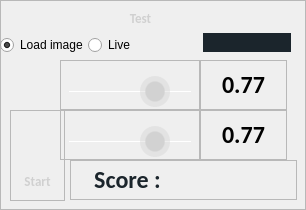
                        <widget class="QFrame" name="frame_29">
                         <property name="frameShape">
                          <enum>QFrame::StyledPanel</enum>
                         </property>
                         <property name="frameShadow">
                          <enum>QFrame::Raised</enum>
                         </property>
                         <widget class="QLabel" name="label_25">
                          <property name="geometry">
                           <rect>
                            <x>40</x>
                            <y>10</y>
                            <width>201</width>
                            <height>16</height>
                           </rect>
                          </property>
                          <property name="minimumSize">
                           <size>
                            <width>0</width>
                            <height>16</height>
                           </size>
                          </property>
                          <property name="maximumSize">
                           <size>
                            <width>16777215</width>
                            <height>16</height>
                           </size>
                          </property>
                          <property name="font">
                           <font>
                            <family>Calibri</family>
                            <pointsize>10</pointsize>
                            <weight>75</weight>
                            <bold>true</bold>
                           </font>
                          </property>
                          <property name="styleSheet">
                           <string notr="true">color: rgb(208, 208, 208);
border-radius: none;
border-top: 20px;</string>
                          </property>
                          <property name="text">
                           <string>Test</string>
                          </property>
                          <property name="alignment">
                           <set>Qt::AlignCenter</set>
                          </property>
                         </widget>
                         <widget class="QWidget" name="widget_27" native="true">
                          <property name="geometry">
                           <rect>
                            <x>0</x>
                            <y>30</y>
                            <width>151</width>
                            <height>30</height>
                           </rect>
                          </property>
                          <property name="minimumSize">
                           <size>
                            <width>0</width>
                            <height>30</height>
                           </size>
                          </property>
                          <property name="maximumSize">
                           <size>
                            <width>278</width>
                            <height>30</height>
                           </size>
                          </property>
                          <property name="styleSheet">
                           <string notr="true"/>
                          </property>
                          <layout class="QHBoxLayout" name="horizontalLayout_33">
                           <property name="spacing">
                            <number>0</number>
                           </property>
                           <property name="leftMargin">
                            <number>0</number>
                           </property>
                           <property name="topMargin">
                            <number>0</number>
                           </property>
                           <property name="rightMargin">
                            <number>0</number>
                           </property>
                           <property name="bottomMargin">
                            <number>0</number>
                           </property>
                           <item alignment="Qt::AlignHCenter">
                            <widget class="QRadioButton" name="heatmap_expert_2">
                             <property name="enabled">
                              <bool>true</bool>
                             </property>
                             <property name="minimumSize">
                              <size>
                               <width>62</width>
                               <height>0</height>
                              </size>
                             </property>
                             <property name="text">
                              <string>Load image</string>
                             </property>
                             <property name="checked">
                              <bool>true</bool>
                             </property>
                            </widget>
                           </item>
                           <item>
                            <widget class="QRadioButton" name="mask_expert_2">
                             <property name="minimumSize">
                              <size>
                               <width>62</width>
                               <height>0</height>
                              </size>
                             </property>
                             <property name="maximumSize">
                              <size>
                               <width>16777215</width>
                               <height>16777215</height>
                              </size>
                             </property>
                             <property name="text">
                              <string>Live</string>
                             </property>
                            </widget>
                           </item>
                          </layout>
                         </widget>
                         <widget class="QFrame" name="frame_38">
                          <property name="geometry">
                           <rect>
                            <x>130</x>
                            <y>30</y>
                            <width>161</width>
                            <height>34</height>
                           </rect>
                          </property>
                          <property name="maximumSize">
                           <size>
                            <width>16777215</width>
                            <height>34</height>
                           </size>
                          </property>
                          <property name="styleSheet">
                           <string notr="true">border-radius: 10px;</string>
                          </property>
                          <property name="frameShape">
                           <enum>QFrame::StyledPanel</enum>
                          </property>
                          <property name="frameShadow">
                           <enum>QFrame::Raised</enum>
                          </property>
                          <layout class="QHBoxLayout" name="horizontalLayout_34">
                           <property name="spacing">
                            <number>0</number>
                           </property>
                           <property name="leftMargin">
                            <number>0</number>
                           </property>
                           <property name="topMargin">
                            <number>0</number>
                           </property>
                           <property name="rightMargin">
                            <number>0</number>
                           </property>
                           <property name="bottomMargin">
                            <number>9</number>
                           </property>
                           <item>
                            <widget class="QToolButton" name="bouton_parcourir_3">
                             <property name="minimumSize">
                              <size>
                               <width>0</width>
                               <height>0</height>
                              </size>
                             </property>
                             <property name="maximumSize">
                              <size>
                               <width>16777215</width>
                               <height>16777215</height>
                              </size>
                             </property>
                             <property name="styleSheet">
                              <string notr="true">background-repeat: no-repeat;
background-position: center;

border-radius: 20px;</string>
                             </property>
                             <property name="text">
                              <string/>
                             </property>
                             <property name="icon">
                              <iconset>
                               <normaloff>../MonProjet/images/folder.png</normaloff>../MonProjet/images/folder.png</iconset>
                             </property>
                             <property name="iconSize">
                              <size>
                               <width>70</width>
                               <height>70</height>
                              </size>
                             </property>
                            </widget>
                           </item>
                           <item>
                            <widget class="QLineEdit" name="txt_box_3">
                             <property name="maximumSize">
                              <size>
                               <width>208</width>
                               <height>16777215</height>
                              </size>
                             </property>
                             <property name="font">
                              <font>
                               <family>Calibri</family>
                               <pointsize>10</pointsize>
                               <weight>75</weight>
                               <bold>true</bold>
                              </font>
                             </property>
                             <property name="styleSheet">
                              <string notr="true">background-color: rgb(27, 37, 44);
color: rgb(208, 208, 208);
selection-background-color: rgba(16,25,30,255);
border-radius: 10px;</string>
                             </property>
                             <property name="text">
                              <string/>
                             </property>
                            </widget>
                           </item>
                          </layout>
                         </widget>
                         <widget class="QFrame" name="frame_39">
                          <property name="geometry">
                           <rect>
                            <x>10</x>
                            <y>110</y>
                            <width>55</width>
                            <height>91</height>
                           </rect>
                          </property>
                          <property name="frameShape">
                           <enum>QFrame::StyledPanel</enum>
                          </property>
                          <property name="frameShadow">
                           <enum>QFrame::Raised</enum>
                          </property>
                          <layout class="QGridLayout" name="gridLayout_17">
                           <property name="leftMargin">
                            <number>0</number>
                           </property>
                           <property name="topMargin">
                            <number>9</number>
                           </property>
                           <property name="rightMargin">
                            <number>0</number>
                           </property>
                           <property name="bottomMargin">
                            <number>18</number>
                           </property>
                           <property name="spacing">
                            <number>0</number>
                           </property>
                           <item row="1" column="0">
                            <widget class="QLabel" name="label_27">
                             <property name="minimumSize">
                              <size>
                               <width>0</width>
                               <height>15</height>
                              </size>
                             </property>
                             <property name="maximumSize">
                              <size>
                               <width>16777215</width>
                               <height>0</height>
                              </size>
                             </property>
                             <property name="font">
                              <font>
                               <family>Calibri</family>
                               <pointsize>10</pointsize>
                               <weight>75</weight>
                               <bold>true</bold>
                              </font>
                             </property>
                             <property name="styleSheet">
                              <string notr="true">color: rgb(208, 208, 208);</string>
                             </property>
                             <property name="text">
                              <string>Start</string>
                             </property>
                             <property name="alignment">
                              <set>Qt::AlignCenter</set>
                             </property>
                            </widget>
                           </item>
                           <item row="0" column="0">
                            <widget class="QToolButton" name="button_frame_5">
                             <property name="minimumSize">
                              <size>
                               <width>55</width>
                               <height>55</height>
                              </size>
                             </property>
                             <property name="maximumSize">
                              <size>
                               <width>55</width>
                               <height>55</height>
                              </size>
                             </property>
                             <property name="styleSheet">
                              <string notr="true">border-radius: 19px; 
background-color: None;
background-repeat: no-repeat; 
background-position: center;</string>
                             </property>
                             <property name="text">
                              <string/>
                             </property>
                             <property name="icon">
                              <iconset>
                               <normaloff>images/button_start_stop.png</normaloff>images/button_start_stop.png</iconset>
                             </property>
                             <property name="iconSize">
                              <size>
                               <width>90</width>
                               <height>90</height>
                              </size>
                             </property>
                             <property name="checkable">
                              <bool>false</bool>
                             </property>
                             <property name="autoRepeat">
                              <bool>false</bool>
                             </property>
                             <property name="autoExclusive">
                              <bool>false</bool>
                             </property>
                            </widget>
                           </item>
                          </layout>
                         </widget>
                         <widget class="QWidget" name="widget_28" native="true">
                          <property name="geometry">
                           <rect>
                            <x>60</x>
                            <y>60</y>
                            <width>227</width>
                            <height>50</height>
                           </rect>
                          </property>
                          <property name="maximumSize">
                           <size>
                            <width>16777215</width>
                            <height>50</height>
                           </size>
                          </property>
                          <layout class="QHBoxLayout" name="horizontalLayout_35">
                           <property name="spacing">
                            <number>0</number>
                           </property>
                           <property name="leftMargin">
                            <number>0</number>
                           </property>
                           <property name="topMargin">
                            <number>0</number>
                           </property>
                           <property name="rightMargin">
                            <number>0</number>
                           </property>
                           <property name="bottomMargin">
                            <number>0</number>
                           </property>
                           <item>
                            <widget class="QFrame" name="frame_40">
                             <property name="minimumSize">
                              <size>
                               <width>140</width>
                               <height>0</height>
                              </size>
                             </property>
                             <property name="maximumSize">
                              <size>
                               <width>140</width>
                               <height>16777215</height>
                              </size>
                             </property>
                             <property name="frameShape">
                              <enum>QFrame::StyledPanel</enum>
                             </property>
                             <property name="frameShadow">
                              <enum>QFrame::Raised</enum>
                             </property>
                             <layout class="QVBoxLayout" name="verticalLayout_28">
                              <property name="spacing">
                               <number>0</number>
                              </property>
                              <property name="leftMargin">
                               <number>0</number>
                              </property>
                              <property name="topMargin">
                               <number>0</number>
                              </property>
                              <property name="rightMargin">
                               <number>0</number>
                              </property>
                              <property name="bottomMargin">
                               <number>0</number>
                              </property>
                              <item alignment="Qt::AlignHCenter">
                               <widget class="QSlider" name="cursor_mask_2">
                                <property name="minimumSize">
                                 <size>
                                  <width>122</width>
                                  <height>60</height>
                                 </size>
                                </property>
                                <property name="styleSheet">
                                 <string notr="true">QSlider:horizontal {
    min-height: 60px;
}
QSlider::groove:horizontal {
    height: 1px;
    background: white; 
}
QSlider::handle:horizontal {
    width: 30px;
    margin-top: -15px;
    margin-bottom: -15px;
    border-radius: 15px;
    background: qradialgradient(spread:reflect, cx:0.5, cy:0.5, radius:0.5, fx:0.5, fy:0.5, stop:0.6 rgba(210, 210, 210, 255), stop:0.7 rgba(210, 210, 210, 100));
}
QSlider::handle:horizontal:hover {
    background: qradialgradient(spread:reflect, cx:0.5, cy:0.5, radius:0.5, fx:0.5, fy:0.5, stop:0.6 rgba(255, 255, 255, 255), stop:0.7 rgba(255, 255, 255, 100));
}</string>
                                </property>
                                <property name="maximum">
                                 <number>100</number>
                                </property>
                                <property name="singleStep">
                                 <number>0</number>
                                </property>
                                <property name="value">
                                 <number>77</number>
                                </property>
                                <property name="orientation">
                                 <enum>Qt::Horizontal</enum>
                                </property>
                               </widget>
                              </item>
                             </layout>
                            </widget>
                           </item>
                           <item>
                            <widget class="QFrame" name="frame_41">
                             <property name="frameShape">
                              <enum>QFrame::StyledPanel</enum>
                             </property>
                             <property name="frameShadow">
                              <enum>QFrame::Raised</enum>
                             </property>
                             <layout class="QGridLayout" name="gridLayout_18">
                              <item row="0" column="0" alignment="Qt::AlignHCenter">
                               <widget class="QLabel" name="cursor_mask_label_2">
                                <property name="font">
                                 <font>
                                  <family>Calibri</family>
                                  <pointsize>18</pointsize>
                                  <weight>75</weight>
                                  <bold>true</bold>
                                 </font>
                                </property>
                                <property name="styleSheet">
                                 <string notr="true">color: rgb(0, 0, 0);
</string>
                                </property>
                                <property name="text">
                                 <string>0.77</string>
                                </property>
                                <property name="alignment">
                                 <set>Qt::AlignCenter</set>
                                </property>
                               </widget>
                              </item>
                             </layout>
                            </widget>
                           </item>
                          </layout>
                         </widget>
                         <widget class="QFrame" name="frame_42">
                          <property name="geometry">
                           <rect>
                            <x>70</x>
                            <y>160</y>
                            <width>227</width>
                            <height>40</height>
                           </rect>
                          </property>
                          <property name="frameShape">
                           <enum>QFrame::StyledPanel</enum>
                          </property>
                          <property name="frameShadow">
                           <enum>QFrame::Raised</enum>
                          </property>
                          <layout class="QHBoxLayout" name="horizontalLayout_36">
                           <property name="spacing">
                            <number>0</number>
                           </property>
                           <property name="leftMargin">
                            <number>0</number>
                           </property>
                           <property name="topMargin">
                            <number>0</number>
                           </property>
                           <property name="rightMargin">
                            <number>0</number>
                           </property>
                           <property name="bottomMargin">
                            <number>0</number>
                           </property>
                           <item alignment="Qt::AlignHCenter|Qt::AlignVCenter">
                            <widget class="QLabel" name="label_28">
                             <property name="minimumSize">
                              <size>
                               <width>0</width>
                               <height>30</height>
                              </size>
                             </property>
                             <property name="maximumSize">
                              <size>
                               <width>16777215</width>
                               <height>0</height>
                              </size>
                             </property>
                             <property name="font">
                              <font>
                               <family>Calibri</family>
                               <pointsize>18</pointsize>
                               <weight>75</weight>
                               <bold>true</bold>
                              </font>
                             </property>
                             <property name="styleSheet">
                              <string notr="true">color: rgb(27, 37, 44);</string>
                             </property>
                             <property name="text">
                              <string>Score :</string>
                             </property>
                             <property name="alignment">
                              <set>Qt::AlignCenter</set>
                             </property>
                             <property name="margin">
                              <number>0</number>
                             </property>
                            </widget>
                           </item>
                           <item alignment="Qt::AlignHCenter">
                            <widget class="QLabel" name="score_label_2">
                             <property name="minimumSize">
                              <size>
                               <width>100</width>
                               <height>40</height>
                              </size>
                             </property>
                             <property name="maximumSize">
                              <size>
                               <width>16777215</width>
                               <height>40</height>
                              </size>
                             </property>
                             <property name="font">
                              <font>
                               <family>Calibri</family>
                               <pointsize>18</pointsize>
                               <weight>75</weight>
                               <bold>true</bold>
                              </font>
                             </property>
                             <property name="text">
                              <string/>
                             </property>
                             <property name="alignment">
                              <set>Qt::AlignCenter</set>
                             </property>
                             <property name="margin">
                              <number>10</number>
                             </property>
                            </widget>
                           </item>
                          </layout>
                         </widget>
                         <widget class="QWidget" name="widget_30" native="true">
                          <property name="geometry">
                           <rect>
                            <x>60</x>
                            <y>110</y>
                            <width>227</width>
                            <height>50</height>
                           </rect>
                          </property>
                          <property name="maximumSize">
                           <size>
                            <width>16777215</width>
                            <height>50</height>
                           </size>
                          </property>
                          <layout class="QHBoxLayout" name="horizontalLayout_38">
                           <property name="spacing">
                            <number>0</number>
                           </property>
                           <property name="leftMargin">
                            <number>0</number>
                           </property>
                           <property name="topMargin">
                            <number>0</number>
                           </property>
                           <property name="rightMargin">
                            <number>0</number>
                           </property>
                           <property name="bottomMargin">
                            <number>0</number>
                           </property>
                           <item>
                            <widget class="QFrame" name="frame_45">
                             <property name="minimumSize">
                              <size>
                               <width>140</width>
                               <height>0</height>
                              </size>
                             </property>
                             <property name="maximumSize">
                              <size>
                               <width>140</width>
                               <height>16777215</height>
                              </size>
                             </property>
                             <property name="frameShape">
                              <enum>QFrame::StyledPanel</enum>
                             </property>
                             <property name="frameShadow">
                              <enum>QFrame::Raised</enum>
                             </property>
                             <layout class="QVBoxLayout" name="verticalLayout_30">
                              <property name="spacing">
                               <number>0</number>
                              </property>
                              <property name="leftMargin">
                               <number>0</number>
                              </property>
                              <property name="topMargin">
                               <number>0</number>
                              </property>
                              <property name="rightMargin">
                               <number>0</number>
                              </property>
                              <property name="bottomMargin">
                               <number>0</number>
                              </property>
                              <item alignment="Qt::AlignHCenter">
                               <widget class="QSlider" name="cursor_mask_3">
                                <property name="minimumSize">
                                 <size>
                                  <width>122</width>
                                  <height>60</height>
                                 </size>
                                </property>
                                <property name="styleSheet">
                                 <string notr="true">QSlider:horizontal {
    min-height: 60px;
}
QSlider::groove:horizontal {
    height: 1px;
    background: white; 
}
QSlider::handle:horizontal {
    width: 30px;
    margin-top: -15px;
    margin-bottom: -15px;
    border-radius: 15px;
    background: qradialgradient(spread:reflect, cx:0.5, cy:0.5, radius:0.5, fx:0.5, fy:0.5, stop:0.6 rgba(210, 210, 210, 255), stop:0.7 rgba(210, 210, 210, 100));
}
QSlider::handle:horizontal:hover {
    background: qradialgradient(spread:reflect, cx:0.5, cy:0.5, radius:0.5, fx:0.5, fy:0.5, stop:0.6 rgba(255, 255, 255, 255), stop:0.7 rgba(255, 255, 255, 100));
}</string>
                                </property>
                                <property name="maximum">
                                 <number>100</number>
                                </property>
                                <property name="singleStep">
                                 <number>0</number>
                                </property>
                                <property name="value">
                                 <number>77</number>
                                </property>
                                <property name="orientation">
                                 <enum>Qt::Horizontal</enum>
                                </property>
                               </widget>
                              </item>
                             </layout>
                            </widget>
                           </item>
                           <item>
                            <widget class="QFrame" name="frame_46">
                             <property name="frameShape">
                              <enum>QFrame::StyledPanel</enum>
                             </property>
                             <property name="frameShadow">
                              <enum>QFrame::Raised</enum>
                             </property>
                             <layout class="QGridLayout" name="gridLayout_19">
                              <item row="0" column="0" alignment="Qt::AlignHCenter">
                               <widget class="QLabel" name="cursor_mask_label_3">
                                <property name="font">
                                 <font>
                                  <family>Calibri</family>
                                  <pointsize>18</pointsize>
                                  <weight>75</weight>
                                  <bold>true</bold>
                                 </font>
                                </property>
                                <property name="styleSheet">
                                 <string notr="true">color: rgb(0, 0, 0);
</string>
                                </property>
                                <property name="text">
                                 <string>0.77</string>
                                </property>
                                <property name="alignment">
                                 <set>Qt::AlignCenter</set>
                                </property>
                               </widget>
                              </item>
                             </layout>
                            </widget>
                           </item>
                          </layout>
                         </widget>
                        </widget>
